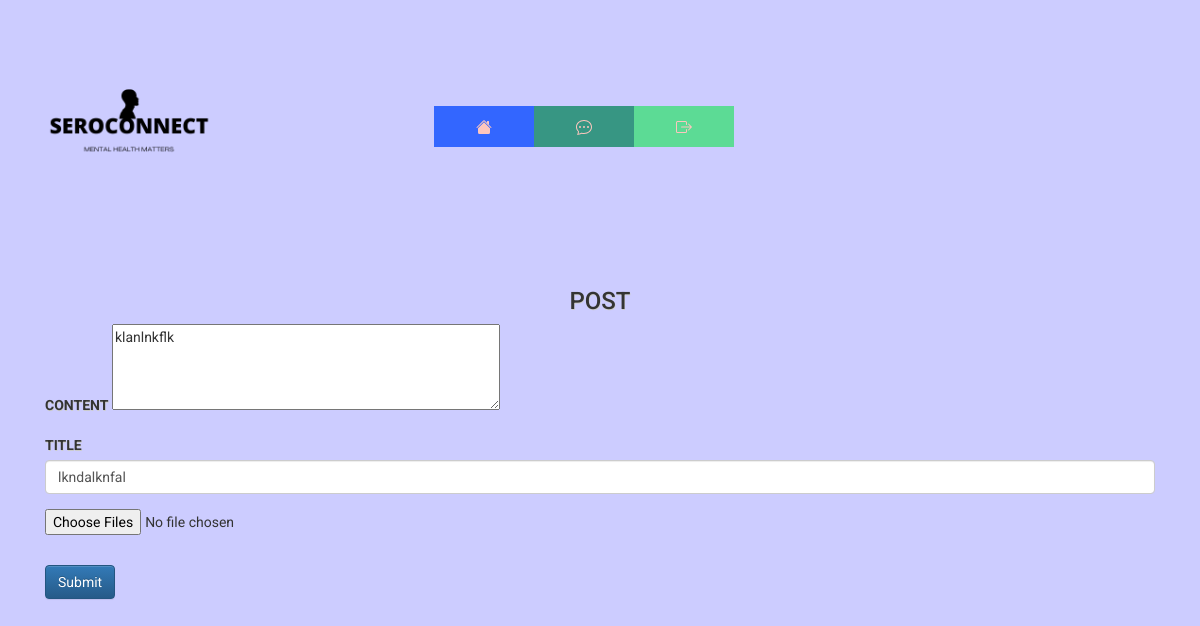
The page /post/edit/1 (signed in) on the database as committed earlier.
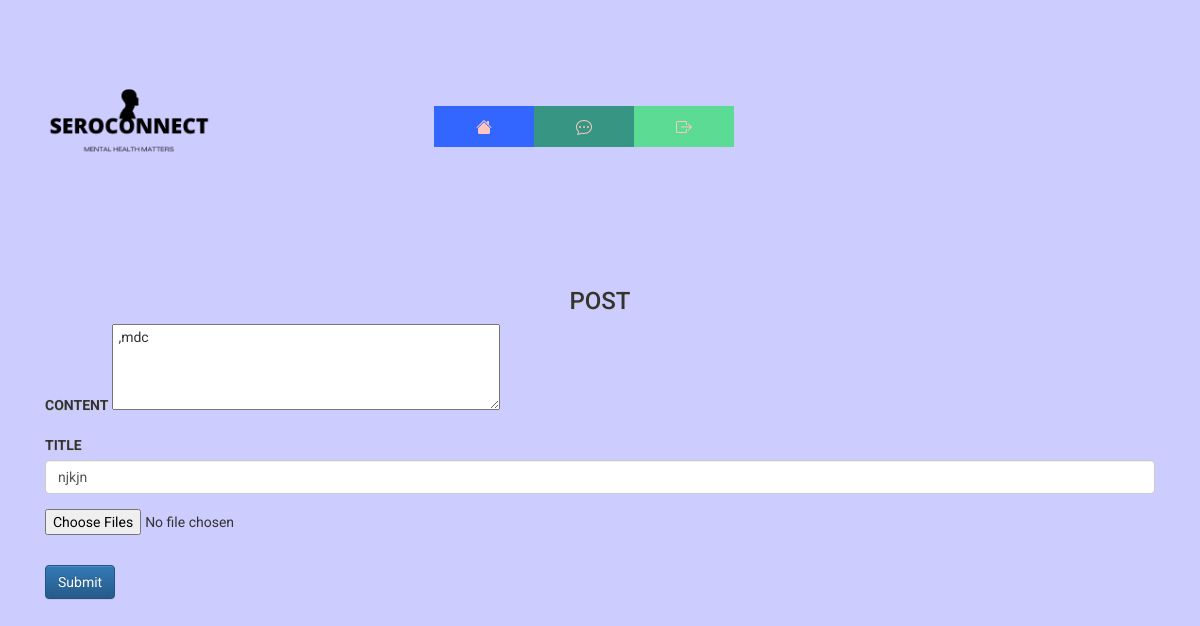
The same page on the database as committed later.
### website/database/models.py (models this page shows)
class Post(db.Model):
    id=db.Column(db.Integer,primary_key=True)
    title = db.Column(db.String(100), nullable=False)
    content = db.Column(db.Text)
    user_id = db.Column(db.Integer, db.ForeignKey("user.id"))
    date=db.Column(db.DateTime(timezone=True), default=func.now())
    anonymous=db.Column(db.Boolean,nullable=False,default=False)
    owner=db.relationship('User',back_populates='Post')
    comments=db.relationship('Comment',back_populates='post',cascade='delete')
    image=db.relationship('Image',back_populates='post',cascade='delete')

### website/post/post.py (the view, shortened to what this page needs)
@post.route('/post/edit/<postid>',methods=['GET', 'POST'])
@login_required
@check_confirmed
def editpost(postid):
    post = Post.query.filter_by(id=postid).first()
    if request.method == 'GET':
        return render_template('forum/editpost.html',post=post,user=current_user)

### website/__init__.py (called while the page is built)
@login_manager.user_loader
def load_user(id):
    return User.query.get(int(id))

### website/templates/forum/editpost.html
{% extends "base.html" %} {% block title %}SeroConnect{% endblock %}{% block content%}
<form action="{{ url_for('post.editpost',postid=post.id) }}" method="POST">
    <h3 align="center">Post</h3>
    <div class="form-group">
      <label for="content">content</label>
      <textarea id="content" name="content" rows="4" cols="50">{{post.content}}</textarea>
    </div>
    <div class="form-group">
      <label for="Title">Title</label>
      <input type="text" class="form-control" id="Title" name="Title" value="{{post.title}}" placeholder="Enter Title"
      />
    </div>
    <p><input type="file" name="file" multiple accept=".jpg, .png, .gif,.jpeg"></p>
    <br />
    <button type="submit" class="btn btn-primary">Submit</button>
</form>
{%endblock%}

Rows that differ between the two databases and show on the page:
changed Post: content "klanlnkflk" → ",mdc"; Title "lkndalknfal" → "njkjn"
